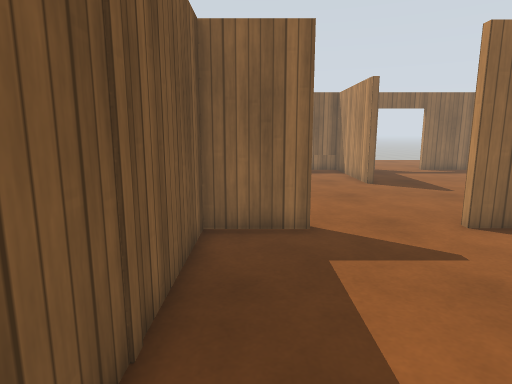
[1] (above)

23 first-person views from a walk through a Gazebo world. The camera is 1.2 m above the floor, tilts 10° down and sees 75° across. The floor is counted in squares, 0.5 m on a side. Each view is taken from the middle of a square. On the plan, view 1 faces up. The plan holds only what a view shows up to about 19 squares ahead; the rest is blank. The robots in the file are not drawn. Gazebo's built-in surfaces are drawn with simple patterns. Some stock models are drawn as simple stand-ins.

[2]
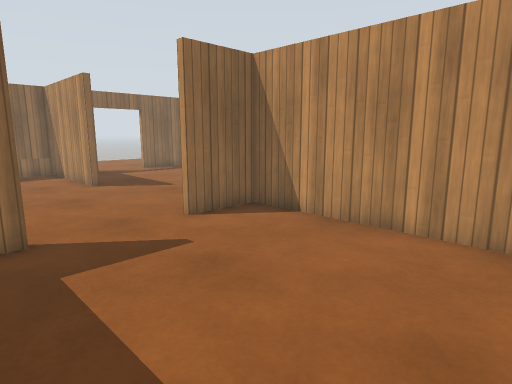

[3]
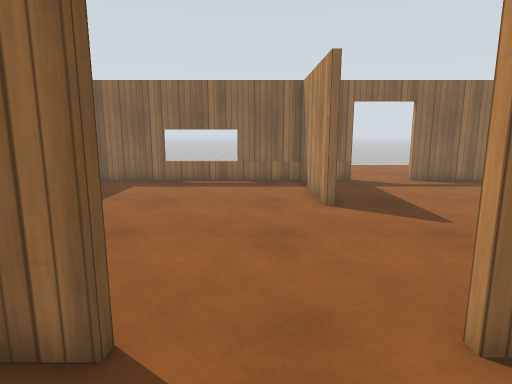

[4]
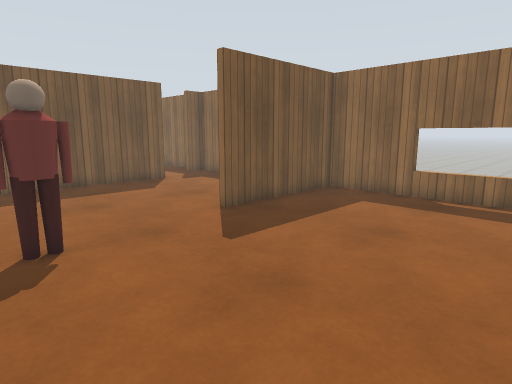

[5]
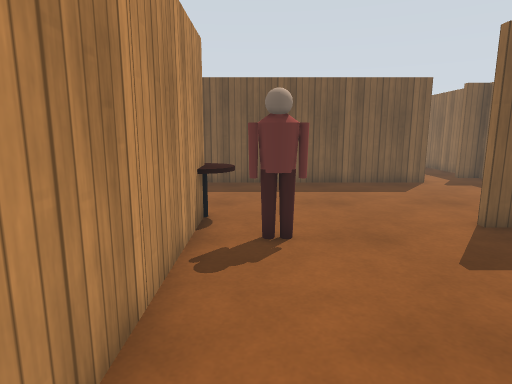

[6]
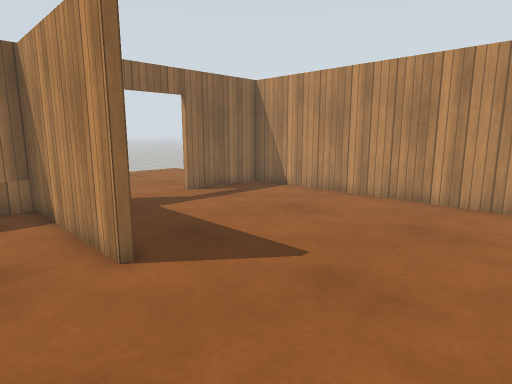

[7]
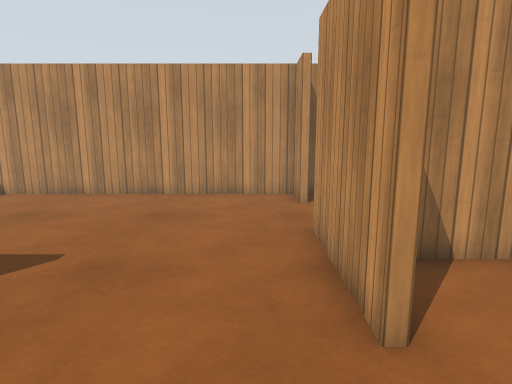

[8]
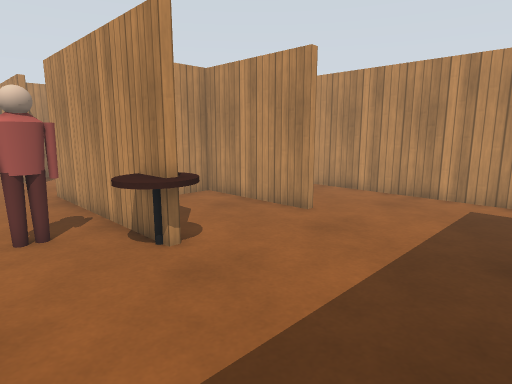

[9]
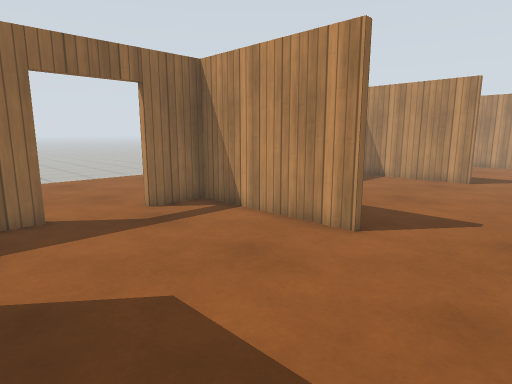

[10]
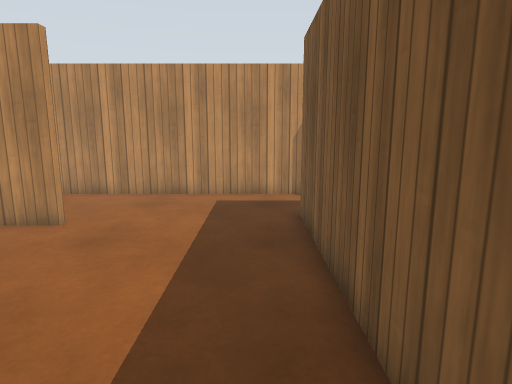

[11]
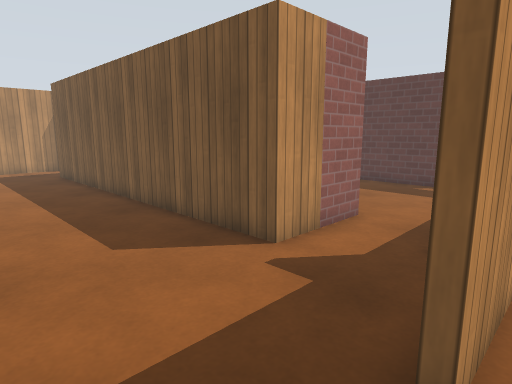

[12]
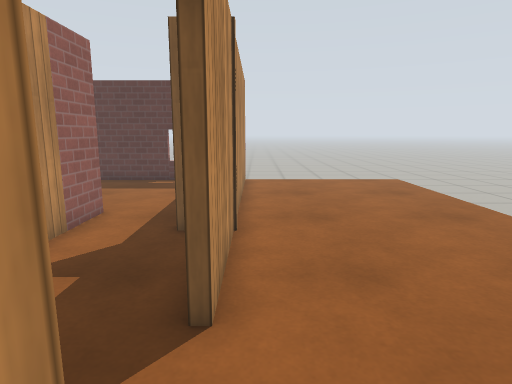

[13]
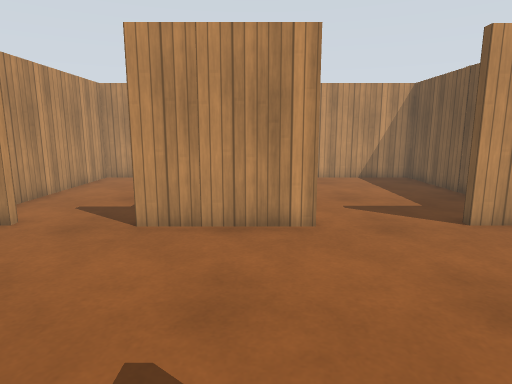

[14]
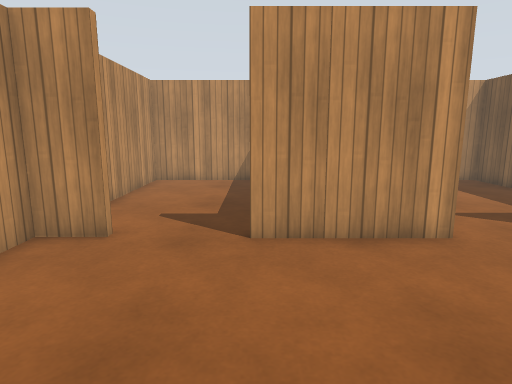

[15]
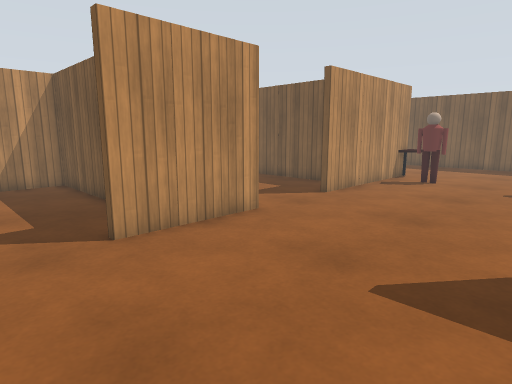

[16]
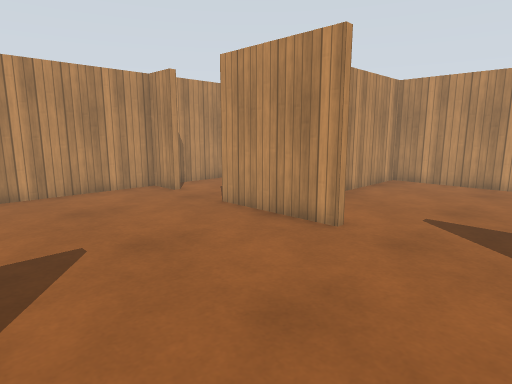

[17]
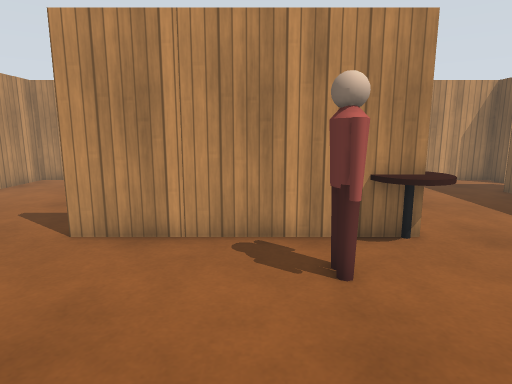

[18]
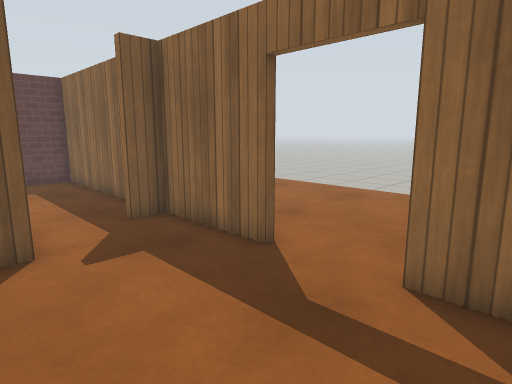

[19]
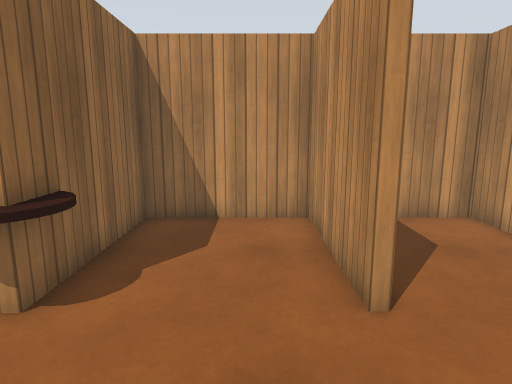

[20]
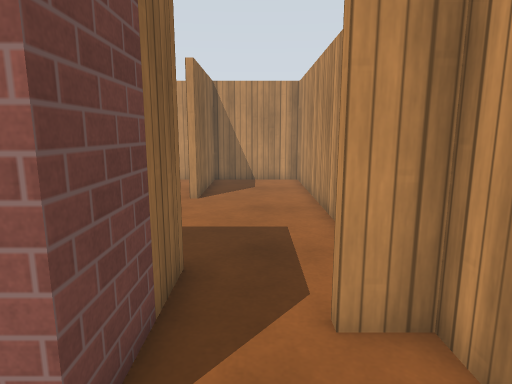

[21]
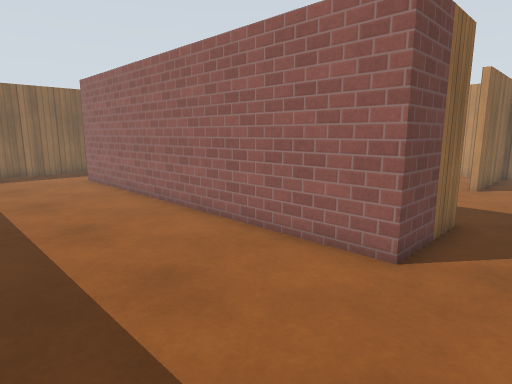

[22]
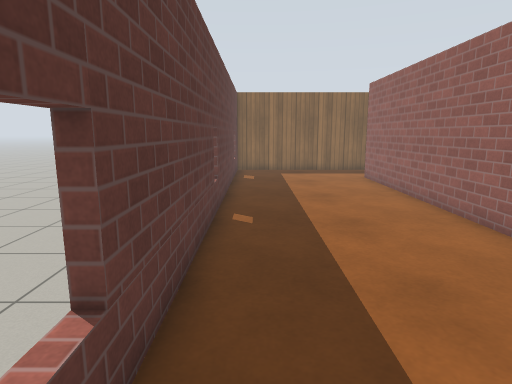

[23]
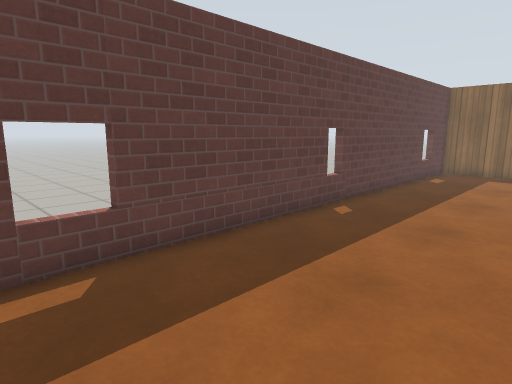

### Floor plan
Ten units are one square. View 1 is at (0, 0); x grows to the right and y downward. Boxes are objects, and circles mark ways between rooms. Rooms are numbered by the first view taken in them; rooms with no view inside come last. Other rooms are left out.
<svg viewBox="-260 -285 417 302">
<path fill="none" stroke="#000" d="M14 -82 -13 -82 -13 12 81 12 81 -82 54 -82M-56 -85 14 -85M57 -159 54 -159 54 -221 -53 -221 -53 -159 -56 -159 -56 -221 -79 -221M54 -85 103 -85M-69 -35 -16 -35 -16 -82 -56 -82M-107 -221 -151 -221 -151 -210M80 -221 71 -221M-170 -183 -133 -183 -133 -23 -155 -23M134 -85 152 -85 152 -221 110 -221M-153 0 -151 0 -151 12 -16 12 -16 -32 -69 -32M-245 -224 -107 -224M-155 -23 -170 -23 -170 -183M-165 12 -153 12 -153 0M-175 -221 -242 -221 -242 -6M84 -38 84 12 152 12 152 -80"/>
<rect x="-75" y="-95" width="20" height="20" fill="#bbb"><title>brown cylinder</title></rect>
<rect x="-55" y="-115" width="20" height="20" fill="#bbb"><title>person</title></rect>
<circle cx="35" cy="-80" r="3" fill="#2a7"/>
<circle cx="-90" cy="-220" r="3" fill="#2a7"/>
<circle cx="95" cy="-220" r="3" fill="#2a7"/>
<circle cx="-160" cy="-15" r="3" fill="#2a7"/>
<circle cx="-180" cy="-200" r="3" fill="#2a7"/>
<circle cx="120" cy="-80" r="3" fill="#2a7"/>
<text x="30" y="-40">1</text>
<text x="-20" y="-130">2</text>
<text x="-40" y="-280">3</text>
<text x="-200" y="-100">4</text>
<text x="120" y="-40">5</text>
</svg>
Room 1 opens to room 2. Room 2 opens to room 3. Room 2 opens to room 4. Room 2 opens to room 5.

Where each view was taken, in squares from view 1:
view 1: 0 up, 0 right, facing up
view 2: 0 up, 0 right, facing up-right
view 3: 5 up, 3 right, facing up
view 4: 9 up, 3 right, facing up-left
view 5: 10 up, 3 right, facing left
view 6: 10 up, 3 right, facing up-right
view 7: 10 up, 2 right, facing right
view 8: 12 up, 13 left, facing down-right
view 9: 12 up, 13 left, facing up-right
view 10: 12 up, 12 left, facing down
view 11: 23 up, 8 left, facing down-left
view 12: 23 up, 7 left, facing left
view 13: 17 up, 7 right, facing down
view 14: 16 up, 10 right, facing down
view 15: 16 up, 13 right, facing down-left
view 16: 16 up, 1 right, facing down-right
view 17: 16 up, 3 left, facing down
view 18: 17 up, 6 left, facing up-left
view 19: 5 up, 11 left, facing right
view 20: 1 up, 19 left, facing right
view 21: 0 up, 23 left, facing up-right
view 22: 0 up, 23 left, facing up
view 23: 0 up, 18 left, facing up-left
